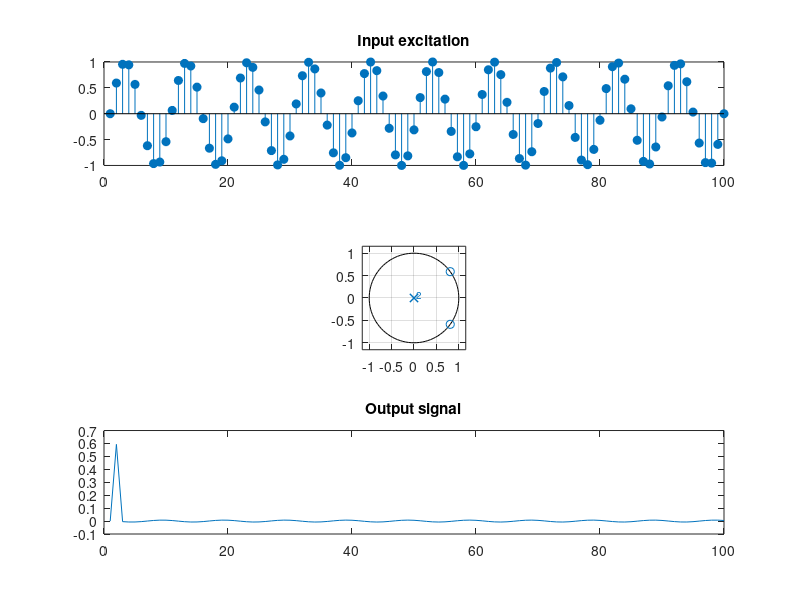

Write the MATLAB code that produced this figure.
%AR system-Digital resonator
clc
clear all
close all
%Step 1: Input excitation
t=linspace(0,1,100);
x=sin(2*pi*10*t);

%Step 2: Define the system
den=[1];
f=10;
fs=100;
w=2*pi*(f/fs);
r=1.0;
num=[1,-2*r*cos(w),r*r];
%Step 3: To get the output
y=filter(num,den,x);
%Step 4: Plotting the result
subplot(3,1,1),stem(x,'filled'),
title('Input excitation')
subplot(3,1,3),plot(y),
title('Output signal'),
subplot(3,1,2),zplane(num,den)
